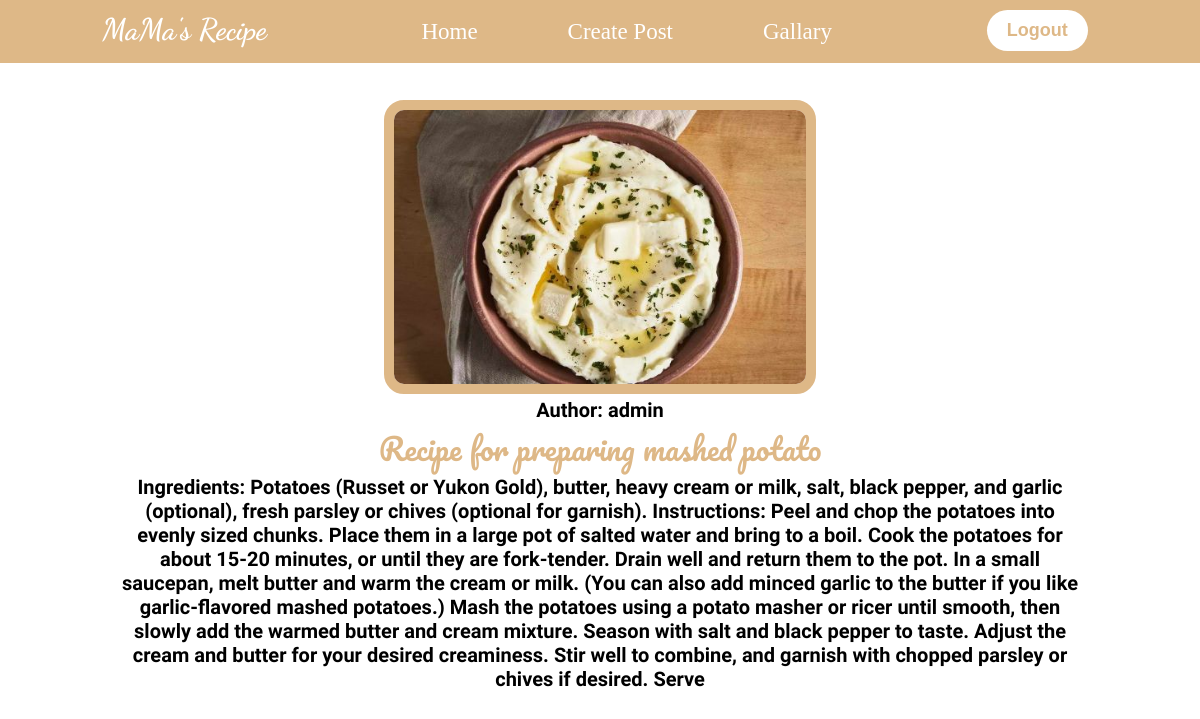
Screenshot of /post/4 (signed in) with the database file from the repository.
### blog/models.py (models this page shows, shortened)
class Post(models.Model):
    author = models.ForeignKey(User, on_delete=models.CASCADE)
    title = models.CharField(max_length=250)
    body = models.TextField()
    date_created = models.DateTimeField(auto_now=True)
    image = models.ImageField(default='default.jpg', blank=True)

### blog/views.py (the view)
# urls.py: path('post/<int:pk>', views.detailed_view.as_view(), name='post'),
class detailed_view(LoginRequiredMixin,DetailView):
    model = Post
    template_name = 'post.html'
    context_object_name = 'post'

### templates/post.html
{% extends "base.html" %}
{% block content %}
<section class="Detailed-post">
    <div class="dflex">
        <div class="flex-detail">
            <div class="det-img">
                <img src={{post.image.url}} alt="" >
            </div>
            <div class="det-text">
                <p class="a">Author: {{ post.author }}</p>
                <h2 class="b">{{ post.title }}</h2>
                <p class="c">{{ post.body }}
            </div>
        </div>
    </div>
</section>
{% endblock content %}

### static/Css/style.css (style rules this page uses)
* { margin: 0; padding: 0; box-sizing: border-box; }
body { margin-top: 60px; }
.Detailed-post { margin: auto; width: 80%; }
.dflex { margin-top: 100px; }
.det-img { text-align: center; }
.det-img img { width: 100%; border: 10px solid burlywood; border-radius: 20px; }
.det-text { text-align: center; }
.a, .c { font-size: 20px; font-family: "Oregano", cursive; font-weight: 600; font-style: normal; }
.b { font-family: "Pacifico", cursive; font-weight: 300; font-size: 30px; color: rgb(222, 184, 135); }
@media screen and (min-width:1000px) { .det-img img { width: 45%; } }
@media screen and (min-width:1000px) { .a, .b, .c { margin-bottom: 0px; } }

### rows the page displays
Post: image (picture), author "admin", title "Recipe for preparing mashed potato", body "Ingredients: Potatoes (Russet or Yukon Gold), butter, heavy cream or milk, salt, black pepper, and garlic (optional), fresh parsley or chives (optional for garnish). Instructions: Peel and chop the potatoes into evenly sized chunks. Place them in a large pot of salted water and bring to a boil. Cook the potatoes for about 15-20 minutes, or until they are fork-tender. Drain well and return them to the pot. In a small saucepan, melt butter and warm the cream or milk. (You can also add minced garlic to the butter if you like garlic-flavored mashed potatoes.) Mash the potatoes using a potato masher or ricer until smooth, then slowly add the warmed butter and cream mixture. Season with salt and…"
